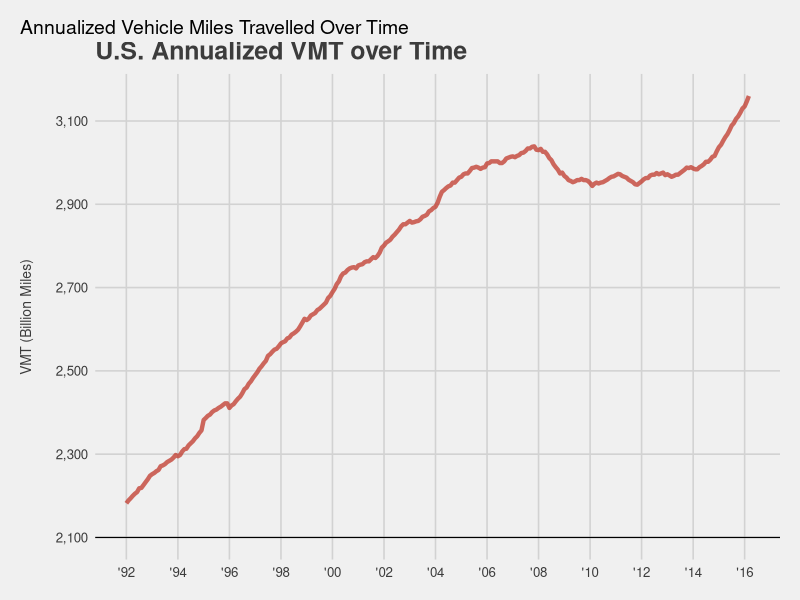

Reproduce this figure in R. (Note: this script raises an error after producing the figure.)
setwd('C:/Users/prebe/OneDrive/Documents/Web/Articles/2016/001-VMT/')

df.vmt <- read.csv(file='USVMT2016.csv')  # Reading in the data  
names(df.vmt) <- c('Year', 'VMT')         # Changing the names

# Reformatting the dates
df.vmt$Year.POSIXct <- as.POSIXct(df.vmt$Year, format = '%m/%d/%y')  


# All the necessary libraries from CRAN
library(ggplot2)  
library(RColorBrewer)  
library(ggthemes)
library(gtable)
library(scales)  
library(grid)

plt.vmt <- ggplot(df.vmt, aes(Year.POSIXct, VMT)) +  
  # Making x-axis look good
  scale_x_datetime(labels = date_format("'%y"), 
                   breaks = date_breaks("2 years")) +
  
  # Making y-axis look OK 
  scale_y_continuous(labels=comma, breaks=seq(2100,3200, by=200)) +
  
  # Creating a dark line at the bottom of the graph
  geom_line(size=1.5, alpha=0.75, color="#c0392b") +
  geom_hline(yintercept=2100, size=0.4, color="black") +
  
  # Labeling the axes in case you want to use the last line
  ylab('VMT (Billion Miles)') +
  
  # Adding the title
  labs(title='U.S. Annualized VMT over Time') +
  
  # From ggthemes, making it look like 538 
  scale_color_fivethirtyeight(df.vmt) + theme_fivethirtyeight() +
  
  # adding the y-axis labels
  theme(axis.title = element_text()) + 
  theme(axis.title.x = element_blank()) +
  theme(axis.title.y = element_text(size=10, margin=margin(0,15,0,0)))

# The following function is entirely from hrbrmstr's blog post
# at http://www.r-bloggers.com/ggplot2%E3%81%A7%E5%AD%97%E5%B9%95-subtitles-in-ggplot2/
# It now returns a gt object though
ggplot_with_subtitle <- function(gg, 
                                 label="", 
                                 fontfamily=NULL,
                                 color='#656565',
                                 fontsize=10,
                                 hjust=0, vjust=0, 
                                 bottom_margin=5.5,
                                 newpage=is.null(vp),
                                 vp=NULL,
                                 ...) {
  
  if (is.null(fontfamily)) {
    gpr <- gpar(fontsize=fontsize, color=color, ...)
  } else {
    gpr <- gpar(fontfamily=fontfamily, fontsize=fontsize, color=color, ...)
  }
  
  subtitle <- textGrob(label, x=unit(hjust, "npc"), y=unit(hjust, "npc"), 
                       hjust=hjust, vjust=vjust,
                       gp=gpr)
  
  data <- ggplot_build(gg)
  
  gt <- ggplot_gtable(data)
  gt <- gtable_add_rows(gt, grobHeight(subtitle), 2)
  gt <- gtable_add_grob(gt, subtitle, 3, 4, 3, 4, 8, "off", "subtitle")
  gt <- gtable_add_rows(gt, grid::unit(bottom_margin, "pt"), 3)
  
  if (newpage) grid.newpage()
  
  if (is.null(vp)) {
    grid.draw(gt)
  } else {
    if (is.character(vp)) seekViewport(vp) else pushViewport(vp)
    grid.draw(gt)
    upViewport()
  }
  
  invisible(data)
  return(gt)
}


# Adding in the subtitle
subtitle <- 'Annualized Vehicle Miles Travelled Over Time'
plt.vmt_sub <- ggplot_with_subtitle(plt.vmt, subtitle, '', 14, color='#656565')

# Adding in the footer
grid.newpage() # Resetting the page

# Blog name
text.Name <- textGrob('  justjensen.co', x=unit(0, 'npc'), 
                      gp=gpar(col='white', family='sans', fontsize=8), 
                      hjust=0)

# Source Name
text.Source <- textGrob('Source: U.S. Department of Transportation  ', 
                        x=unit(1, 'npc'), gp=gpar(col='white', family='',
                                                  fontsize=8),
                        hjust=1)

# Making the whole footer
footer = grobTree(rectGrob(gp=gpar(fill='#5B5E5F', lwd=0)), text.Name, 
                  text.Source)

# Final plot! I saved mine as an SVG using 575x350 as dimensions
plt.final <- grid.arrange(plt.vmt_sub, footer, heights=unit(c(0.94, 0.06), 
                                                            c('npc', 'npc')))
